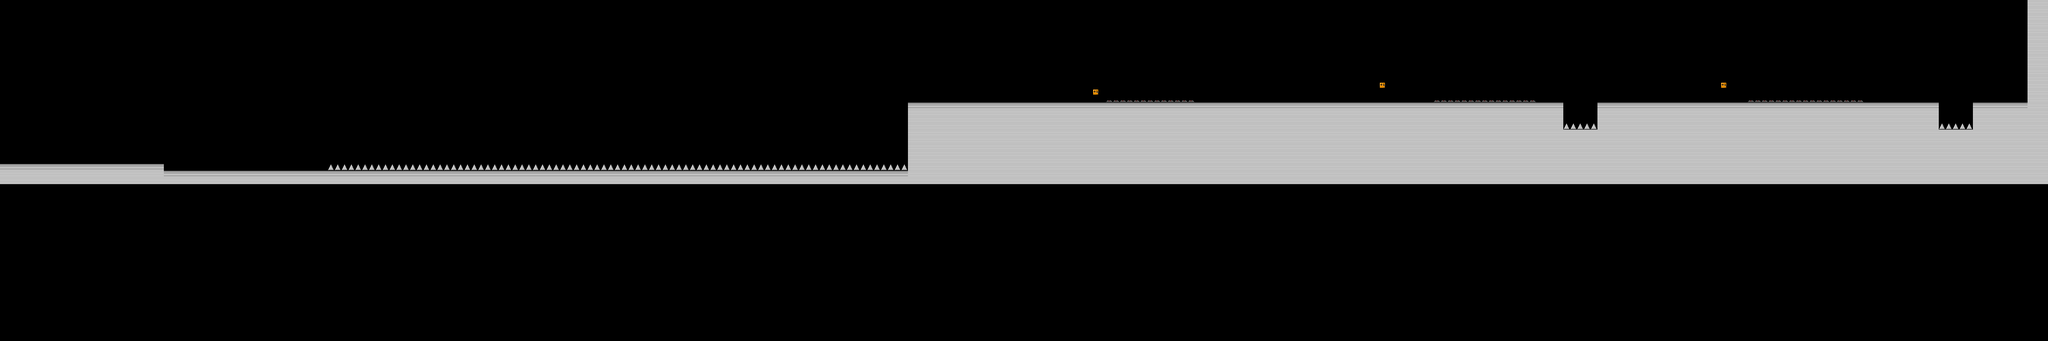

This game map was drawn from its Tiled (.tmx) file and the tilesets committed beside it. A one-line description and the trimmed map source follow:
An orthogonal 300x50 tile map with 16x16 px tiles, 2 tile layers (Tile Layer 1, Ladders) and 17 objects (6x ConveyorBelt, 4x Agent, StartPoint, Button, BombSpawner, ...).

<map version="1.0" orientation="orthogonal" width="300" height="50" tilewidth="16" tileheight="16">
 <properties>
  <property name="bg_art" value="factory_bg.jpg" />
  <property name="bg_music" value="music/factory.mp3" />
  <property name="fg_art" value="factory_fg.png" />
 </properties>
 <tileset firstgid="1" source="tiles.tsx" />
 <layer name="Tile Layer 1" width="300" height="50">
  <data>[15000 cells, 2442 non-empty, 5 distinct tile ids]</data>
 </layer>
 <layer name="Ladders" width="300" height="50">
  <data>[15000 cells, 0 non-empty, 0 distinct tile ids]</data>
 </layer>
 <objectgroup name="Object Layer 1" width="300" height="50">
  <object name="start" type="StartPoint" x="256" y="320" width="32" height="64" />
  <object type="Button" gid="14" x="128" y="384">
   <properties>
    <property name="button_id" value="belt" />
    <property name="delay" value="2" />
   </properties>
  </object>
  <object name="bomb spawner" type="BombSpawner" x="3088" y="0" width="1616" height="32">
   <properties>
    <property name="button_id" value="spawner" />
    <property name="delay" value="0.1" />
    <property name="fuse_max" value="2" />
    <property name="fuse_min" value="1.5" />
    <property name="state" value="on" />
   </properties>
  </object>
  <object name="monster" type="Agent" x="384" y="176" width="64" height="64">
   <properties>
    <property name="direction" value="1" />
    <property name="throw_vel_x" value="600" />
    <property name="throw_vel_y" value="600" />
    <property name="type" value="monster" />
   </properties>
  </object>
  <object name="sign" type="Decoration" x="4624" y="208" width="80" height="32">
   <properties>
    <property name="img" value="winnar.png" />
   </properties>
  </object>
  <object name="win!" type="Victory" x="4624" y="160" width="80" height="80" />
  <object name="belt" type="ConveyorBelt" x="384" y="384" width="64" height="16">
   <properties>
    <property name="button_id" value="belt" />
    <property name="direction" value="1" />
    <property name="state" value="off" />
   </properties>
  </object>
  <object name="gun man" type="Agent" x="3792" y="176" width="32" height="64">
   <properties>
    <property name="type" value="gunner" />
   </properties>
  </object>
  <object name="gear" type="GearButton" x="2480" y="192" width="48" height="48">
   <properties>
    <property name="button_id" value="belt" />
   </properties>
  </object>
  <object name="trap door" type="TrapDoor" x="384" y="240" width="64" height="16">
   <properties>
    <property name="button_id" value="belt" />
    <property name="img" value="factory_door.png" />
    <property name="state" value="closed" />
   </properties>
  </object>
  <object name="gun man" type="Agent" x="2960" y="176" width="32" height="64">
   <properties>
    <property name="type" value="gunner" />
   </properties>
  </object>
  <object name="belt" type="ConveyorBelt" x="448" y="384" width="64" height="16">
   <properties>
    <property name="button_id" value="belt" />
    <property name="direction" value="1" />
    <property name="state" value="off" />
   </properties>
  </object>
  <object name="belt" type="ConveyorBelt" x="512" y="384" width="64" height="16">
   <properties>
    <property name="button_id" value="belt" />
    <property name="direction" value="1" />
    <property name="state" value="off" />
   </properties>
  </object>
  <object name="belt" type="ConveyorBelt" x="576" y="384" width="64" height="16">
   <properties>
    <property name="button_id" value="belt" />
    <property name="direction" value="1" />
    <property name="state" value="off" />
   </properties>
  </object>
  <object name="belt" type="ConveyorBelt" x="640" y="384" width="64" height="16">
   <properties>
    <property name="button_id" value="belt" />
    <property name="direction" value="1" />
    <property name="state" value="off" />
   </properties>
  </object>
  <object name="belt" type="ConveyorBelt" x="704" y="384" width="64" height="16">
   <properties>
    <property name="button_id" value="belt" />
    <property name="direction" value="1" />
    <property name="state" value="off" />
   </properties>
  </object>
  <object name="gun man" type="Agent" x="4416" y="176" width="32" height="64">
   <properties>
    <property name="type" value="gunner" />
   </properties>
  </object>
 </objectgroup>
 <objectgroup name="PlayerLayer" width="300" height="50" visible="0" />
</map>
